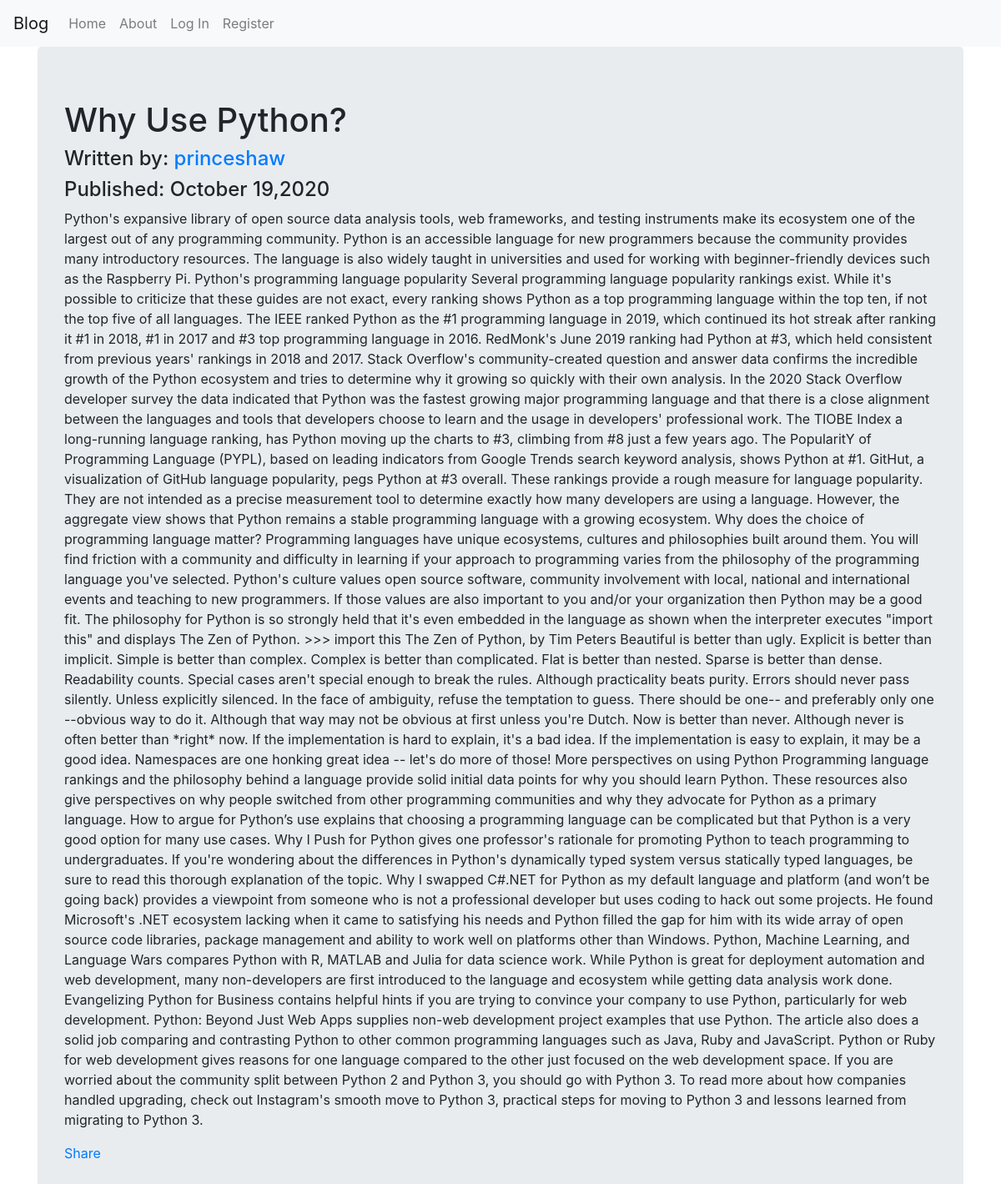
Screenshot of /9 with the database file from the repository.
### companyblog/models.py (models this page shows, shortened)
class BlogPost(db.Model):
    user = db.relationship(User)
    id = db.Column(db.Integer,primary_key = True)
    user_id = db.Column(db.Integer,db.ForeignKey('users.id'),nullable = False)
    date = db.Column(db.DateTime,nullable = False,default = datetime.utcnow)
    title = db.Column(db.String(140),nullable=False)
    text = db.Column(db.Text,nullable=False)

class User(db.Model,UserMixin):
    __tablename__ = 'users'
    id = db.Column(db.Integer,primary_key = True)
    profile_image = db.Column(db.String(20),nullable = False,default='default_profile.png')
    email = db.Column(db.String(64),unique = True, index = True)
    username = db.Column(db.String(64),unique = True,index=True)
    password_hash = db.Column(db.String(128))
    posts = db.relationship('BlogPost',backref = 'author',lazy = True)

### companyblog/blog_post/views.py (the view)
@blog_posts.route('/<int:blog_post_id>')
def blog_post(blog_post_id):
    blog_post = BlogPost.query.get_or_404(blog_post_id)
    return render_template('blog_post.html',title=blog_post.title,
                                            date=blog_post.date,post=blog_post)

### companyblog/templates/blog_post.html (shortened to what this page needs)
{% extends "base.html" %}
{% block content %}
    <div class="jumbotron">
        <h1>{{post.title}}</h1>
        <h4>Written by: <a href="{{url_for('users.user_posts',username=post.author.username)}}">{{post.author.username}}</a></h4>
        <h4>Published: {{post.date.strftime('%B %d,%Y')}}</h4>
        <p>{{post.text}}</p>
        <div class="fb-share-button" data-href="https://developers.facebook.com/docs/plugins/" data-layout="button" data-size="small"><a target="_blank" href="https://www.facebook.com/sharer/sharer.php?u=https%3A%2F%2Fdevelopers.facebook.com%2Fdocs%2Fplugins%2F&amp;src=sdkpreparse" class="fb-xfbml-parse-ignore">Share</a></div>
    </div>
{% endblock %}

### rows the page displays
BlogPost: title "Why Use Python?", date "October 19,2020", text "Python's expansive library of open source data analysis tools, web frameworks, and testing instruments make its ecosystem one of the largest out of any programming community. Python is an accessible language for new programmers because the community provides many introductory resources. The language is also widely taught in universities and used for working with beginner-friendly devices such as the Raspberry Pi. Python's programming language popularity Several programming language popularity rankings exist. While it's possible to criticize that these guides are not exact, every ranking shows Python as a top programming language within the top ten, if not the top five of all languages. The…"
User: author.username "princeshaw"
